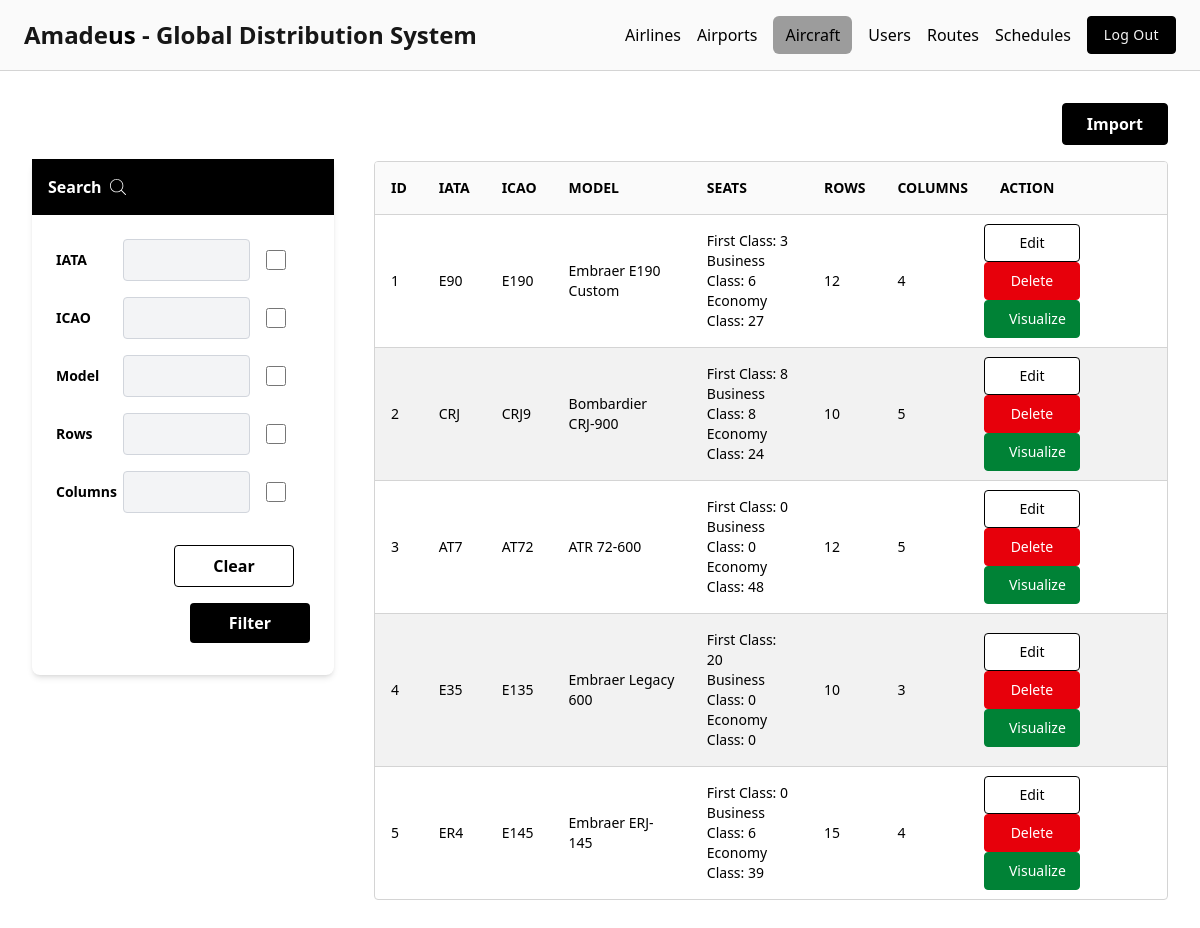
/aircraft (signed in), run on the app's committed database.
### tables this page shows
CREATE TABLE IF NOT EXISTS `aircraft` (
  `id` int NOT NULL AUTO_INCREMENT,
  `iata` varchar(3) NOT NULL,
  `icao` varchar(4) NOT NULL,
  `model` varchar(100) NOT NULL,
  `seats_f` int NOT NULL DEFAULT '0',
  `seats_c` int NOT NULL DEFAULT '0',
  `seats_y` int NOT NULL DEFAULT '0',
  `rows` int DEFAULT NULL,
  `columns` int DEFAULT NULL,
  `layout` text,
  PRIMARY KEY (`id`)
);

### Http/controllers/aircraft/index.php (called while the page is built, shortened)
<?php
$db = App::resolve(Database::class);
$aircraft = $db->query("SELECT * FROM aircraft")->get();
require base_path('Http/views/aircraft/index.view.php');

### public/index.php (called while the page is built, shortened)
<?php
require BASE_PATH . "Core/functions.php";
require base_path("bootstrap.php");
$router = new Router();
$uri = parse_url($_SERVER['REQUEST_URI'], PHP_URL_PATH);
$method = $_POST['_method'] ?? $_SERVER['REQUEST_METHOD'];
try {
    $router->route($uri, $method);
} catch (ValidationException $exception) {
    Session::flash('errors', $exception->errors);
    Session::flash('old', $exception->old);
    redirect($router->previous_url());
}

### Core/Session.php (called while the page is built, shortened)
<?php
class Session
{
    public static function role($keys): bool
    {
        $currentRole = $_SESSION['user']['role'];
        if (is_array($keys)) {
            return in_array($currentRole, $keys, true);
        }
        return $currentRole === $keys;
    }
}

### Core/Container.php (called while the page is built, shortened)
<?php
class Container
{
    protected $binds = [];
    public function bind($key, $resolver): void
    {
        $this->binds[$key] = $resolver;
    }
    public function resolve($key)
    {
        $resolver = $this->binds[$key];
        return call_user_func($resolver);
    }
}

### Core/functions.php (called while the page is built, shortened)
<?php
function base_path($path): string
{
    return BASE_PATH . $path;
}

### config.php (called while the page is built)
<?php
return [
    'database' => [
        'host' => $_ENV['DATABASE_HOSTNAME'],
        'port' => $_ENV['DATABASE_PORT'],
        'dbname' => $_ENV['DATABASE_NAME'],
        'charset' => $_ENV['DATABASE_CHARSET'],
    ],
];

### bootstrap.php (called while the page is built, shortened)
<?php
$container = new Container();
$container->bind('config', function () {
    return require base_path("config.php");
});
$container->bind('Core\Database', function () {
    $config = require base_path("config.php");
    return new Database($config['database'], $_ENV['DATABASE_USERNAME'], $_ENV['DATABASE_PASSWORD']);
});

### Core/Database.php (called while the page is built, shortened)
<?php
class Database {
    public $connection;
    public $statement;
    public function __construct($config, $username = 'root', $password = '')
    {
        $dsn = 'mysql:' . http_build_query($config, '', ';');
        $this->connection = new PDO($dsn, $username, $password, [
            PDO::ATTR_DEFAULT_FETCH_MODE => PDO::FETCH_ASSOC
        ]);
    }
    public function query($query, $params = []): static
    {
        $this->statement = $this->connection->prepare($query);
        $this->statement->execute($params);
        return $this;
    }
    public function get()
    {
        return $this->statement->fetchAll();
    }
}

### Core/App.php (called while the page is built, shortened)
<?php
class App
{
    protected static $container;
    public static function setContainer($container): void
    {
        static::$container = $container;
    }
    public static function resolve($key)
    {
        return static::$container->resolve($key);
    }
}

### Http/views/aircraft/index.view.php (the view, shortened to what this page needs)
<?php
require base_path('Http/views/partials/head.php');
require base_path('Http/views/partials/nav.php');
?>
<main x-data="{
    showDeleteModal: false,
    deleteId: null,
    showUpdateModal: false,
    editData: null,
    showVisualModal: false,
    visualData: null,
    getAircraftSeatNumber(row, col) {
        const columns = ['A', 'B', 'C', 'D', 'E', 'F', 'G', 'H', 'I', 'J', 'K'];
        return row + columns[col - 1];
    },
    getAircraftSeatClass(row) {
        if (!this.visualData) return 'Y';
        const totalRows = this.visualData.rows;
        const seatsF = this.visualData.seats_f;
        const seatsC = this.visualData.seats_c;
        const seatsY = this.visualData.seats_y;
        const cols = this.visualData.columns;
        // Calculate how many rows each class takes
        const rowsF = seatsF > 0 ? Math.ceil(seatsF / cols) : 0;
        const rowsC = seatsC > 0 ? Math.ceil(seatsC / cols) : 0;
        if (row <= rowsF) return 'F';
        if (row <= rowsF + rowsC) return 'C';
        return 'Y';
    },
    shouldShowAircraftSeparator(rowIndex) {
        if (!this.visualData) return false;
        const currentRow = rowIndex + 1;
        const nextRow = currentRow + 1;
        const currentClass = this.getAircraftSeatClass(currentRow);
        const nextClass = this.getAircraftSeatClass(nextRow);
        return currentClass !== nextClass;
    },
    getAircraftClassLabel(rowIndex) {
        const row = rowIndex + 1;
        const seatClass = this.getAircraftSeatClass(row);
        if (seatClass === 'F') return 'First Class';
        if (seatClass === 'C') return 'Business Class';
        return 'Economy Class';
    }
}"
    class="h-full w-full flex justify-center gap-x-10 font-bold p-8">
    <?php require base_path('Http/views/partials/filter.php') ?>
    <div class="flex flex-col gap-y-4 w-full">
        <div class="w-full flex justify-end items-center">
            <?php if (!Core\Session::role(['user', 'staff'])) : ?>
                <form action="/aircraft" method="POST" x-ref="storeForm" enctype="multipart/form-data">
                    <button @click="$refs.storeInput.click()" type="button"
                        class="px-6 py-2 bg-black text-white border border-black hover:scale-105 rounded transition duration-100 cursor-pointer">
                        Import
                    </button>
                </form>
            <?php endif; ?>
        </div>
        <div class="overflow-auto w-full h-fit mb-12 rounded-sm border border-neutral-300 dark:border-neutral-700">
            <table id="aircraftTable" class="w-full font-medium text-left text-sm text-black dark:text-black">
                <thead class="border-b border-neutral-300 bg-neutral-50 text-sm text-black dark:border-neutral-700 dark:bg-neutral-900 dark:text-white">
                    <tr>
                        <th scope="col" class="p-4">ID</th>
                        <th scope="col" class="p-4">IATA</th>
                        <th scope="col" class="p-4">ICAO</th>
                        <th scope="col" class="p-4">MODEL</th>
                        <th scope="col" class="p-4">SEATS</th>
                        <th scope="col" class="p-4">ROWS</th>
                        <th scope="col" class="p-4">COLUMNS</th>
                        <?php if (!\Core\Session::role(['user', 'staff'])) : ?>
                            <th scope="col" class="p-4">ACTION</th>
                        <?php endif; ?>
                    </tr>
                </thead>
                <tbody class="divide-y divide-neutral-300 dark:divide-neutral-700">
                    <?php foreach ($aircraft as $plane) : ?>
                        <tr class="even:bg-black/5 dark:even:bg-white/10">
                            <td class="p-4" data-field="id"><?= $plane['id'] ?? 'N/A' ?></td>
                            <td class="p-4" data-field="iata"><?= $plane['iata'] ?? 'N/A' ?></td>
                            <td class="p-4" data-field="icao"><?= $plane['icao'] ?? 'N/A' ?></td>
                            <td class="p-4" data-field="model"><?= $plane['model'] ?? 'N/A' ?></td>
                            <td class="p-4">
                                <p>First Class: <?= $plane['seats_f'] ?? 'N/A' ?></p>
                                <p>Business Class: <?= $plane['seats_c'] ?? 'N/A' ?></p>
                                <p>Economy Class: <?= $plane['seats_y'] ?? 'N/A' ?></p>
                            </td>
                            <td class="p-4" data-field="rows"><?= $plane['rows'] ?? 'N/A' ?></td>
                            <td class="p-4" data-field="columns"><?= $plane['columns'] ?? 'N/A' ?></td>
                            <?php if (!\Core\Session::role(['user', 'staff'])) : ?>
                                <td>
                                    <button @click="showUpdateModal=true; editData = <?= htmlspecialchars(json_encode($plane)) ?>"
                                        type="button"
                                        class="px-6 py-2 mr-1 bg-white w-24 text-black border border-black hover:scale-105 rounded transition duration-100 cursor-pointer">
                                        Edit
                                    </button>
                                    <button @click="showDeleteModal=true; deleteId = <?= $plane['id'] ?>" type="button"
                                        class="px-6 py-2 mr-1 bg-red-600 w-24 text-white border border-red-600 hover:scale-105 rounded transition duration-100 cursor-pointer">
                                        Delete
                                    </button>
                                    <button @click="showVisualModal=true; visualData = <?= htmlspecialchars(json_encode($plane)) ?>" type="button"
                                        class="px-6 py-2 bg-green-700 w-24 text-white border border-green-700 hover:scale-105 rounded transition duration-100 cursor-pointer">
                                        Visualize
                                    </button>
                                </td>
                            <?php endif; ?>
                        </tr>
                    <?php endforeach; ?>
                </tbody>
            </table>
        </div>
    </div>
</main
    <?php
    require base_path('Http/views/partials/footer.php');
    ?>

### Core/Router.php (shortened to what this page needs)
<?php
class Router
{
    protected array $routes = [];
    public function add_routes($uri, $controller, $method): static
    {
        $this->routes[] = [
            'uri' => $uri,
            'controller' => $controller,
            'method' => $method,
            'middleware' => null,
        ];
        return $this;
    }
    public function only($key): static
    {
        $this->routes[array_key_last($this->routes)]['middleware'] = $key;
        return $this;
    }
    public function route($uri, $method)
    {
        foreach ($this->routes as $route) {
            if ($route['uri'] === $uri && $route['method'] === strtoupper($method)) {
                return require base_path("/Http/controllers/" . $route['controller']);
            }
        }
    }
}

### data on the page
aircraft: id "1", iata "E90", icao "E190", model "Embraer E190 Custom", seats_f "3", seats_c "6", seats_y "27", rows "12", columns "4"
aircraft: id "2", iata "CRJ", icao "CRJ9", model "Bombardier CRJ-900", seats_f "8", seats_c "8", seats_y "24", rows "10", columns "5"
aircraft: id "3", iata "AT7", icao "AT72", model "ATR 72-600", seats_f "0", seats_c "0", seats_y "48", rows "12", columns "5"
aircraft: id "4", iata "E35", icao "E135", model "Embraer Legacy 600", seats_f "20", seats_c "0", seats_y "0", rows "10", columns "3"
aircraft: id "5", iata "ER4", icao "E145", model "Embraer ERJ-145", seats_f "0", seats_c "6", seats_y "39", rows "15", columns "4"
